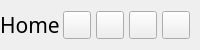
           <widget class="QFrame" name="contentTopBg">
            <property name="minimumSize">
             <size>
              <width>0</width>
              <height>50</height>
             </size>
            </property>
            <property name="maximumSize">
             <size>
              <width>16777215</width>
              <height>50</height>
             </size>
            </property>
            <layout class="QHBoxLayout" name="horizontalLayout">
             <property name="spacing">
              <number>0</number>
             </property>
             <property name="leftMargin">
              <number>0</number>
             </property>
             <property name="topMargin">
              <number>0</number>
             </property>
             <property name="rightMargin">
              <number>10</number>
             </property>
             <property name="bottomMargin">
              <number>0</number>
             </property>
             <item>
              <widget class="QFrame" name="leftBox">
               <property name="sizePolicy">
                <sizepolicy hsizetype="Expanding" vsizetype="Preferred">
                 <horstretch>0</horstretch>
                 <verstretch>0</verstretch>
                </sizepolicy>
               </property>
               <layout class="QHBoxLayout" name="horizontalLayout_3">
                <property name="spacing">
                 <number>0</number>
                </property>
                <property name="leftMargin">
                 <number>0</number>
                </property>
                <property name="topMargin">
                 <number>0</number>
                </property>
                <property name="rightMargin">
                 <number>0</number>
                </property>
                <property name="bottomMargin">
                 <number>0</number>
                </property>
                <item>
                 <widget class="QLabel" name="titleRightInfo">
                  <property name="sizePolicy">
                   <sizepolicy hsizetype="Preferred" vsizetype="Expanding">
                    <horstretch>0</horstretch>
                    <verstretch>0</verstretch>
                   </sizepolicy>
                  </property>
                  <property name="maximumSize">
                   <size>
                    <width>16777215</width>
                    <height>45</height>
                   </size>
                  </property>
                  <property name="font">
                   <font>
                    <family>Exo SemiBold</family>
                    <pointsize>16</pointsize>
                    <italic>false</italic>
                    <stylestrategy>PreferAntialias</stylestrategy>
                    <fontweight>ExtraBold</fontweight>
                   </font>
                  </property>
                  <property name="styleSheet">
                   <string notr="true">font: 800 16pt &quot;Exo SemiBold&quot;;</string>
                  </property>
                  <property name="text">
                   <string>Home</string>
                  </property>
                 </widget>
                </item>
               </layout>
              </widget>
             </item>
             <item>
              <widget class="QFrame" name="rightButtons">
               <property name="sizePolicy">
                <sizepolicy hsizetype="Preferred" vsizetype="Preferred">
                 <horstretch>0</horstretch>
                 <verstretch>0</verstretch>
                </sizepolicy>
               </property>
               <property name="minimumSize">
                <size>
                 <width>0</width>
                 <height>28</height>
                </size>
               </property>
               <layout class="QHBoxLayout" name="horizontalLayout_6">
                <property name="spacing">
                 <number>5</number>
                </property>
                <property name="leftMargin">
                 <number>0</number>
                </property>
                <property name="topMargin">
                 <number>0</number>
                </property>
                <property name="rightMargin">
                 <number>0</number>
                </property>
                <property name="bottomMargin">
                 <number>0</number>
                </property>
                <item>
                 <widget class="QPushButton" name="settingsTopBtn">
                  <property name="minimumSize">
                   <size>
                    <width>28</width>
                    <height>28</height>
                   </size>
                  </property>
                  <property name="maximumSize">
                   <size>
                    <width>28</width>
                    <height>28</height>
                   </size>
                  </property>
                  <property name="cursor">
                   <cursorShape>PointingHandCursor</cursorShape>
                  </property>
                  <property name="toolTip">
                   <string>&lt;html&gt;&lt;head/&gt;&lt;body&gt;&lt;p&gt;Settings&lt;/p&gt;&lt;/body&gt;&lt;/html&gt;</string>
                  </property>
                  <property name="text">
                   <string/>
                  </property>
                  <property name="icon">
                   <iconset resource="resources.qrc">
                    <normaloff>:/icons/resources/icons/icon_settings.png</normaloff>:/icons/resources/icons/icon_settings.png</iconset>
                  </property>
                  <property name="iconSize">
                   <size>
                    <width>20</width>
                    <height>20</height>
                   </size>
                  </property>
                 </widget>
                </item>
                <item>
                 <widget class="QPushButton" name="minimizeAppBtn">
                  <property name="minimumSize">
                   <size>
                    <width>28</width>
                    <height>28</height>
                   </size>
                  </property>
                  <property name="maximumSize">
                   <size>
                    <width>28</width>
                    <height>28</height>
                   </size>
                  </property>
                  <property name="cursor">
                   <cursorShape>PointingHandCursor</cursorShape>
                  </property>
                  <property name="toolTip">
                   <string>&lt;html&gt;&lt;head/&gt;&lt;body&gt;&lt;p&gt;Minimize&lt;/p&gt;&lt;/body&gt;&lt;/html&gt;</string>
                  </property>
                  <property name="layoutDirection">
                   <enum>Qt::LayoutDirection::LeftToRight</enum>
                  </property>
                  <property name="autoFillBackground">
                   <bool>false</bool>
                  </property>
                  <property name="text">
                   <string/>
                  </property>
                  <property name="icon">
                   <iconset resource="resources.qrc">
                    <normaloff>:/icons/resources/icons/icon_minimize.png</normaloff>:/icons/resources/icons/icon_minimize.png</iconset>
                  </property>
                  <property name="iconSize">
                   <size>
                    <width>20</width>
                    <height>20</height>
                   </size>
                  </property>
                 </widget>
                </item>
                <item>
                 <widget class="QPushButton" name="maximizeRestoreAppBtn">
                  <property name="minimumSize">
                   <size>
                    <width>28</width>
                    <height>28</height>
                   </size>
                  </property>
                  <property name="maximumSize">
                   <size>
                    <width>28</width>
                    <height>28</height>
                   </size>
                  </property>
                  <property name="cursor">
                   <cursorShape>PointingHandCursor</cursorShape>
                  </property>
                  <property name="toolTip">
                   <string>&lt;html&gt;&lt;head/&gt;&lt;body&gt;&lt;p&gt;Maximize&lt;/p&gt;&lt;/body&gt;&lt;/html&gt;</string>
                  </property>
                  <property name="text">
                   <string/>
                  </property>
                  <property name="icon">
                   <iconset resource="resources.qrc">
                    <normaloff>:/icons/resources/icons/icon_maximize.png</normaloff>:/icons/resources/icons/icon_maximize.png</iconset>
                  </property>
                  <property name="iconSize">
                   <size>
                    <width>20</width>
                    <height>20</height>
                   </size>
                  </property>
                 </widget>
                </item>
                <item>
                 <widget class="QPushButton" name="closeAppBtn">
                  <property name="minimumSize">
                   <size>
                    <width>28</width>
                    <height>28</height>
                   </size>
                  </property>
                  <property name="maximumSize">
                   <size>
                    <width>28</width>
                    <height>28</height>
                   </size>
                  </property>
                  <property name="cursor">
                   <cursorShape>PointingHandCursor</cursorShape>
                  </property>
                  <property name="toolTip">
                   <string>&lt;html&gt;&lt;head/&gt;&lt;body&gt;&lt;p&gt;Close&lt;/p&gt;&lt;/body&gt;&lt;/html&gt;</string>
                  </property>
                  <property name="text">
                   <string/>
                  </property>
                  <property name="icon">
                   <iconset resource="resources.qrc">
                    <normaloff>:/icons/resources/icons/icon_close.png</normaloff>:/icons/resources/icons/icon_close.png</iconset>
                  </property>
                  <property name="iconSize">
                   <size>
                    <width>20</width>
                    <height>20</height>
                   </size>
                  </property>
                 </widget>
                </item>
               </layout>
              </widget>
             </item>
            </layout>
           </widget>
